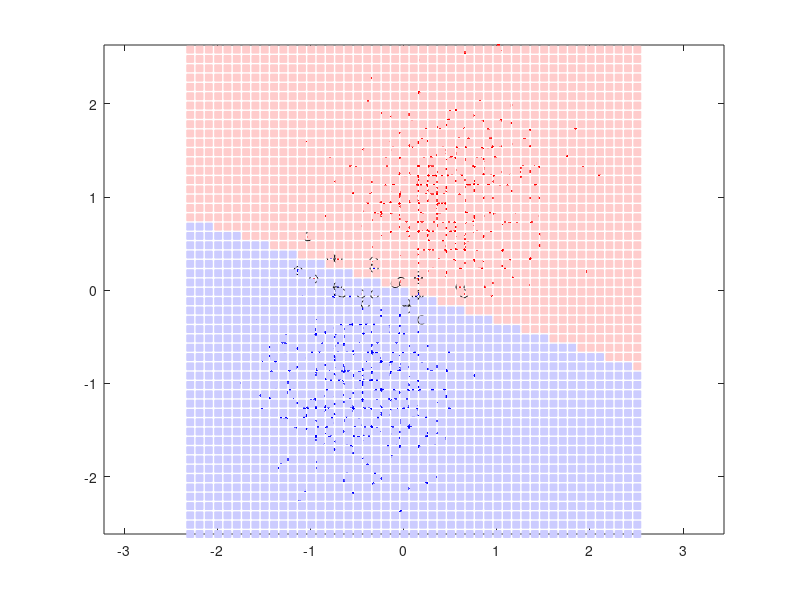

The MATLAB script that drew this image: (Note: this script raises an error after producing the figure.)
% SVM with libsvm
% Xu Cui, 2009/10/07

%% two classes, linear

% data setup: our data contains two classes, each N samples. The data is 2D
N = 500;
l = [ones(N,1); -ones(N,1)]; % label
d = [l/2 + randn(2*N,1)/2  l-randn(2*N,1)/2]; % data


% plot original data for visual inspection
figure('color','w');
pos = find(l==1);
plot(d(pos,1),d(pos,2),'r.');
pos = find(l==-1);
hold on; plot(d(pos, 1),d(pos, 2),'b.');
axis equal

% SVM with linear kernel (-t 0). We want to find the best parameter value C
% using 2-fold cross validation (meaning use 1/2 data to train, the other
% 1/2 to test). Please note the parameter -g (gamma) is useless for linear
% kernel
bestcv = 0;
for log2c = -1.1:3.1,
  for log2g = -4.1:1.1,
    cmd = ['-t 0 -v 2 -c ', num2str(2^log2c), ' -g ', num2str(2^log2g)];
    cv = svmtrain(l, d, cmd);
    if (cv >= bestcv),
      bestcv = cv; bestc = 2^log2c; bestg = 2^log2g;
      fprintf('%g %g %g (best c=%g, g=%g, rate=%g)\n', log2c, log2g, cv, bestc, bestg, bestcv);
    end
  end
end

% After finding the best parameter value for C, we train the entire data
% again using this parameter value
cmd = ['-t 0 -c ', num2str(bestc), ' -g ', num2str(bestg)];
tic;model = svmtrain(l, d, cmd);toc

% now plot support vectors
hold on;
sv = full(model.SVs);
plot(sv(:,1),sv(:,2),'ko');

% now plot decision area
[xi,yi] = meshgrid([min(d(:,1)):0.1:max(d(:,1))],[min(d(:,2)):0.1:max(d(:,2))]);
dd = [xi(:),yi(:)];
tic;[predicted_label, accuracy, decision_values] = svmpredict(zeros(size(dd,1),1), dd, model);toc
pos = find(predicted_label==1);
hold on;
redcolor = [1 0.8 0.8];
bluecolor = [0.8 0.8 1];
h1 = plot(dd(pos,1),dd(pos,2),'s','color',redcolor,'MarkerSize',5,'MarkerEdgeColor',redcolor,'MarkerFaceColor',redcolor);
pos = find(predicted_label==-1);
hold on;
h2 = plot(dd(pos,1),dd(pos,2),'s','color',bluecolor,'MarkerSize',5,'MarkerEdgeColor',bluecolor,'MarkerFaceColor',bluecolor);
uistack(h1, 'bottom');
uistack(h2, 'bottom');


%% three classes, linear

% data setup: our data contains two classes, each N samples. The data is 2D
N = 500;
l = [ones(N,1); -ones(N,1); -3*ones(N,1);]; % label
d = [l/2 + randn(size(l))/3  l-randn(size(l))/3]; % data
d(2*N+1:end,:) = [l(2*N+1:end)/3 + randn(N,1)/3  l(2*N+1:end)/3-randn(N,1)/3+1.5]; % data

% plot original data for visual inspection
figure('color','w');
pos = find(l==1);
plot(d(pos,1),d(pos,2),'r.');
pos = find(l==-1);
hold on; plot(d(pos, 1),d(pos, 2),'b.');
pos = find(l==-3);
hold on; plot(d(pos, 1),d(pos, 2),'k.');
axis equal

% SVM with linear kernel (-t 0). We want to find the best parameter value C
% using 2-fold cross validation (meaning use 1/2 data to train, the other
% 1/2 to test). Please note the parameter -g (gamma) is useless for linear
% kernel
bestcv = 0;
for log2c = -1.1:3.1,
  for log2g = -4.1:1.1,
    cmd = ['-t 0 -v 2 -c ', num2str(2^log2c), ' -g ', num2str(2^log2g)];
    cv = svmtrain(l, d, cmd);
    if (cv >= bestcv),
      bestcv = cv; bestc = 2^log2c; bestg = 2^log2g;
      fprintf('%g %g %g (best c=%g, g=%g, rate=%g)\n', log2c, log2g, cv, bestc, bestg, bestcv);
    end
  end
end

% After finding the best parameter value for C, we train the entire data
% again using this parameter value
cmd = ['-t 0 -c ', num2str(bestc), ' -g ', num2str(bestg)];
tic;model = svmtrain(l, d, cmd);toc

% now plot support vectors
hold on;
sv = full(model.SVs);
plot(sv(:,1),sv(:,2),'ko');

% now plot decision area
[xi,yi] = meshgrid([min(d(:,1)):0.1:max(d(:,1))],[min(d(:,2)):0.1:max(d(:,2))]);
dd = [xi(:),yi(:)];
tic;[predicted_label, accuracy, decision_values] = svmpredict(zeros(size(dd,1),1), dd, model);toc
pos = find(predicted_label==1);
hold on;
redcolor = [1 0.8 0.8];
bluecolor = [0.8 0.8 1];
blackcolor = [0.8 0.8 0.8];
h1 = plot(dd(pos,1),dd(pos,2),'s','color',redcolor,'MarkerSize',5,'MarkerEdgeColor',redcolor,'MarkerFaceColor',redcolor);
pos = find(predicted_label==-1);
hold on;
h2 = plot(dd(pos,1),dd(pos,2),'s','color',bluecolor,'MarkerSize',5,'MarkerEdgeColor',bluecolor,'MarkerFaceColor',bluecolor);
hold on;
pos = find(predicted_label==-3);
h3 = plot(dd(pos,1),dd(pos,2),'s','color',blackcolor,'MarkerSize',5,'MarkerEdgeColor',blackcolor,'MarkerFaceColor',blackcolor);
uistack(h1, 'bottom');
uistack(h2, 'bottom');
uistack(h3, 'bottom');


%% Test libsvm's performance
result = [];
for N = [100 500 1000 ]
    for dim = [2 6 10 20 50 100]

    l = [ones(N,1); -ones(N,1)]; % label
    d = [l/2 + randn(2*N,1)/1  l-randn(2*N,1)/1 randn(2*N, dim-2)]; % data

    tic;model = svmtrain(l,d,'-t 0');x = toc;
    tic;[predicted_label, accuracy, decision_values] = svmpredict(l, d, model);y = toc;
    
    result = [result; [N dim x y]];
    
    end
end

disp(result)

%%


% calculate w and b
w = model.SVs' * model.sv_coef;
b = -model.rho;

if model.Label(1) == -1
  w = -w;
  b = -b;
end
disp(w)
disp(b)

% plot the boundary line
% x = [min(d(:,1)):.01:max(d(:,1))];
% y = (-b - w(1)*x ) / w(2);
% hold on;
% plot(x,y)


pause(1)

return